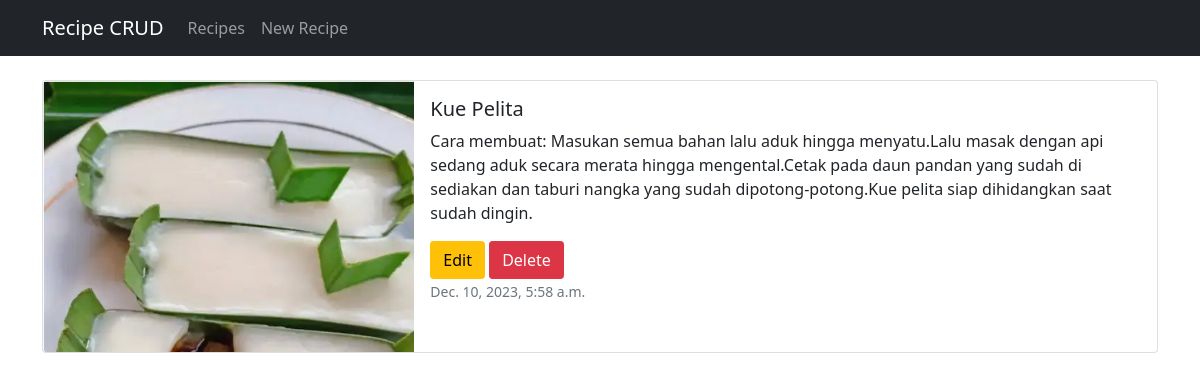
/recipe-detail/1, run on the app's committed database.
### recipe_app/models.py (models this page shows, shortened)
class Recipe(models.Model):
    title = models.CharField(max_length=200)
    description = models.TextField()
    image = models.ImageField(upload_to='images/')
    created_at = models.DateTimeField(auto_now_add=True)

### recipe_app/views.py (the view)
# urls.py: path('recipe-detail/<int:pk>', views.RecipeDetail.as_view(), name='recipe_detail'),
class RecipeDetail(DetailView):
    model = Recipe
    template_name = 'recipe_detail.html'
    context_object_name = 'recipe'

### recipe_app/templates/recipe_detail.html
{% extends 'base.html' %}
{% block content %}
<div class="card mb-3">
  <div class="row g-0">
    <div class="col-md-4">
      <img src="{{ recipe.image.url }}" class="img-fluid rounded-start" alt="{{ recipe.title }}">
    </div>
    <div class="col-md-8">
      <div class="card-body">
        <h5 class="card-title">{{ recipe.title|title }}</h5>
        <p class="card-text">{{ recipe.description }}</p>
        <a href="{% url 'recipe_update' recipe.id %}" class="btn btn-warning rounded-1">
          Edit
        </a>
        <a href="{% url 'recipe_delete' recipe.id %}" class="btn btn-danger rounded-1">
          Delete
        </a>
        <p class="card-text">
          <small class="text-muted">{{ recipe.created_at }}</small>
        </p>
      </div>
    </div>
  </div>
</div>
{% endblock %}

### data on the page
Recipe: image (picture), title "Kue Pelita", description "Cara membuat: Masukan semua bahan lalu aduk hingga menyatu.Lalu masak dengan api sedang aduk secara merata hingga mengental.Cetak pada daun pandan yang sudah di sediakan dan taburi nangka yang sudah dipotong-potong.Kue pelita siap dihidangkan saat sudah dingin.", created_at "Dec. 10, 2023, 5:58 a.m."
